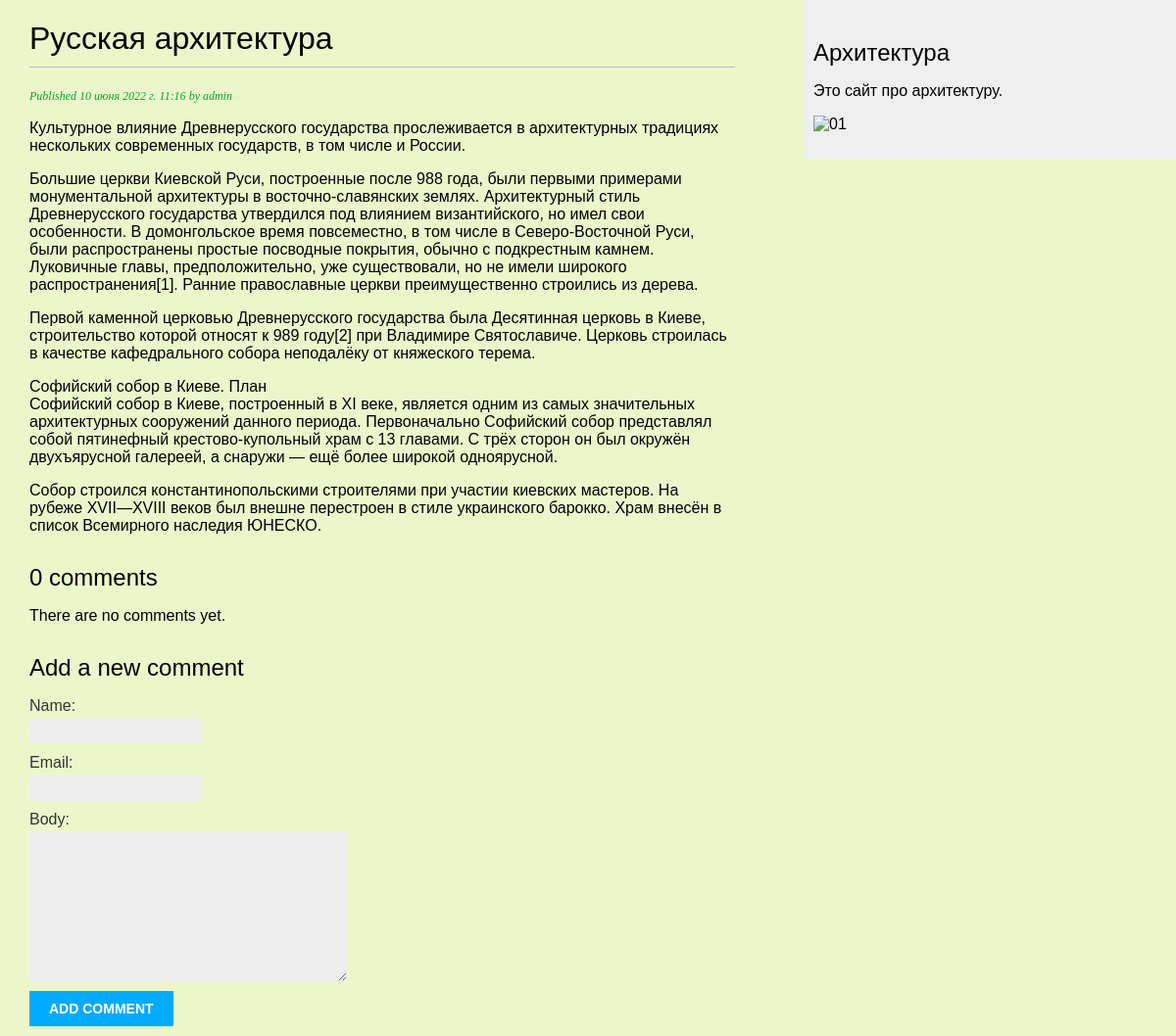
Page /blog/5/ on the earlier database version.
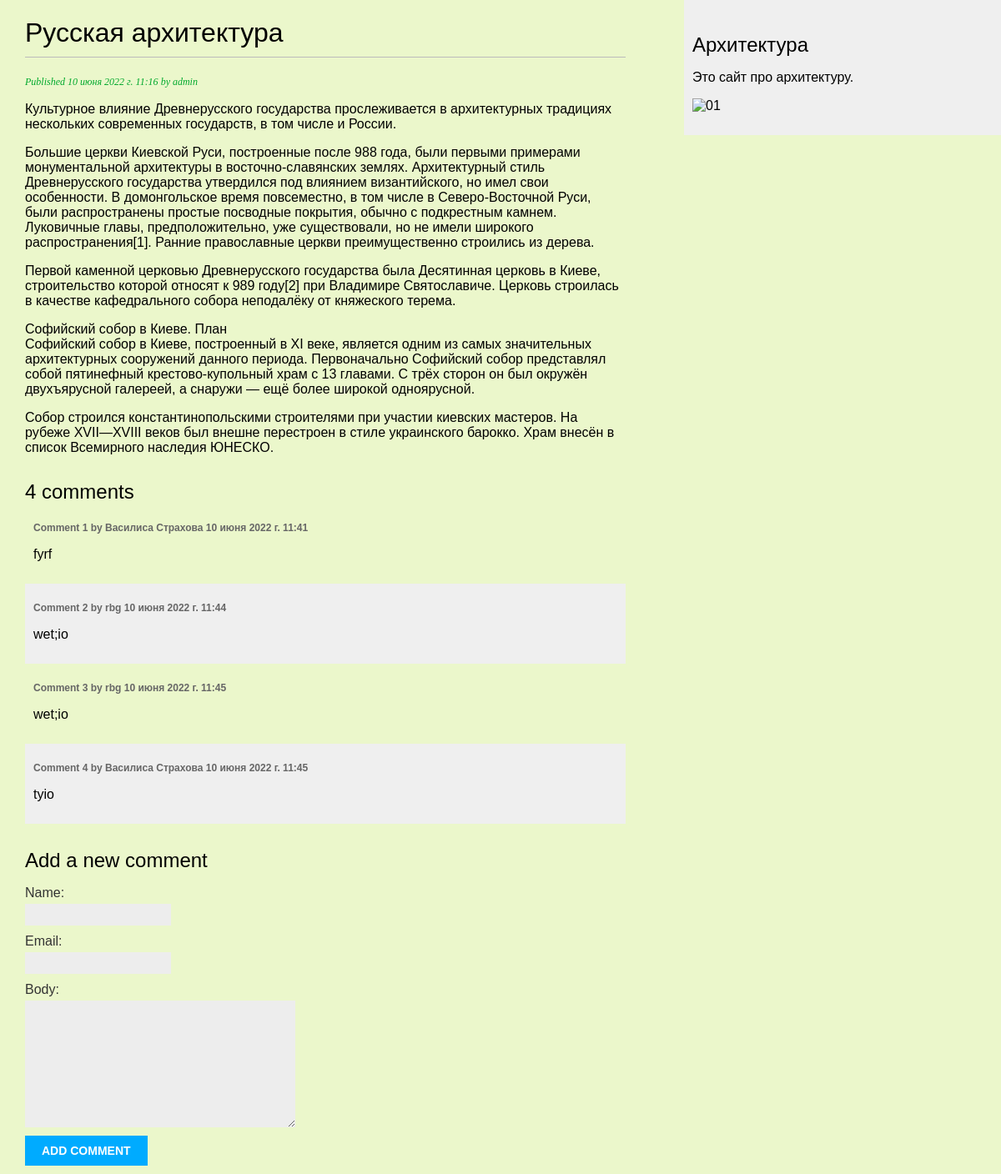
Same page on the later database version.
### blog/models.py (models this page shows, shortened)
class Post(models.Model):
    class Status(models.TextChoices):
        DRAFT = 'DF', 'Draft'
        PUBLISHED = 'PB', 'Published'
    title = models.CharField(max_length=250)
    slug = models.SlugField(max_length=250)
    author = models.ForeignKey(User,
                               on_delete=models.CASCADE,
                               related_name='blog_posts')
    body = models.TextField()
    publish = models.DateTimeField(default=timezone.now)
    created = models.DateTimeField(auto_now_add=True)
    updated = models.DateTimeField(auto_now=True)
    status = models.CharField(max_length=2,
                              choices=Status.choices,
                              default=Status.DRAFT)
    objects = models.Manager() # The default manager.
    published = PublishedManager() # Our custom manager.
    class Meta:
        ordering = ['-publish']
        indexes = [
            models.Index(fields=['-publish']),
        ]

class Comment(models.Model):
    post = models.ForeignKey(Post, on_delete=models.CASCADE, related_name='comments')
    name = models.CharField(max_length=80)
    email = models.EmailField()
    body = models.TextField()
    created = models.DateTimeField(auto_now_add=True)
    updated = models.DateTimeField(auto_now=True)
    active = models.BooleanField(default=True)
    class Meta:
        ordering = ['created']
        indexes = [
            models.Index(fields=['created']),
        ]

### blog/views.py (the view)
# urls.py: path('<int:id>/', views.post_detail, name='post_detail'),
def post_detail(request, id):
    post = get_object_or_404(Post, id=id, status=Post.Status.PUBLISHED)
    comments = post.comments.filter(active=True)
    form = CommentForm()
    return render(request, 'blog/post/detail.html', {'post': post, 'comments': comments,
'form': form})

### blog/forms.py
class CommentForm(forms.ModelForm):
    class Meta:
        model = Comment
        fields = ['name', 'email', 'body']

### blog/templates/blog/post/detail.html (shortened to what this page needs)
{% extends "blog/base.html" %}
{% block content %}
  <h1>{{ post.title }}</h1>
  <p class="date">
    Published {{ post.publish }} by {{ post.author }}
  </p>
  {{ post.body|linebreaks }}
  {% with comments.count as total_comments %}
 <h2>{{ total_comments }} comment{{ total_comments|pluralize }}</h2>
{% endwith %}
{% for comment in comments %}
 <div class="comment">
 <p class="info">
 Comment {{ forloop.counter }} by {{ comment.name }}
 {{ comment.created }}
 </p>
 {{ comment.body|linebreaks }}
 </div>
{% empty %}
 <p>There are no comments yet.</p>
{% endfor %}
<h2>Add a new comment</h2>
 <form action="{% url "blog:post_comment" post.id %}" method="post">
 {{ form.as_p }}
 <p><input type="submit" value="Add comment"></p>
 </form>
{% endblock %}

### blog/templates/blog/base.html (shortened to what this page needs)
{% load static %}
<!DOCTYPE html>
<html>
<head>
  <link href="{% static "css/blog.css" %}" rel="stylesheet">
</head>
<body>
  <div id="content">
    {% block content %}
    {% endblock %}
  </div>
  <div id="sidebar">
    <h2>Архитектура</h2>
    <p>Это сайт про архитектуру.</p>
	<p><img srс="{% static "img/01.png.png" %}" alt = "01"/></p>
  </div>
</body>
</html>

### blog/static/css/blog.css (style rules this page uses)
body { margin:0; padding:0; font-family:helvetica, sans-serif; background: #ebf7cb; }
h1 { font-weight:normal; border-bottom:1px solid #bbb; padding:0 0 10px 0; }
h2 { font-weight:normal; margin:30px 0 0; }
#content { float:left; width:60%; padding:0 0 0 30px; }
#sidebar { float:right; width:30%; padding:10px; background:#efefef; height:100%; }
p.date { color:#ccc; font-family: georgia, serif; font-size: 12px; font-style: italic; color: #00a92c; }
label { float:left; clear:both; color:#333; margin-bottom:4px; }
input, textarea { clear:both; float:left; margin:0 0 10px; background:#ededed; border:0; padding:6px 10px; font-size:12px; }
input[type=submit] { font-weight:bold; background:#00abff; color:#fff; padding:10px 20px; font-size:14px; text-transform:uppercase; }
.comment { padding:10px; }
.comment:nth-child(even) { background:#efefef; }
.comment .info { font-weight:bold; font-size:12px; color:#666; }

Differences in the rows shown:
added Comment: name "Василиса Страхова", created "10 июня 2022 г. 11:41", body "fyrf"
added Comment: name "rbg", created "10 июня 2022 г. 11:44", body "wet;io"
added Comment: name "rbg", created "10 июня 2022 г. 11:45", body "wet;io"
added Comment: name "Василиса Страхова", created "10 июня 2022 г. 11:45", body "tyio"
Other differences:
{{ total_comments }}: "0" → "4"
text no longer shown: "There are no comments yet."
